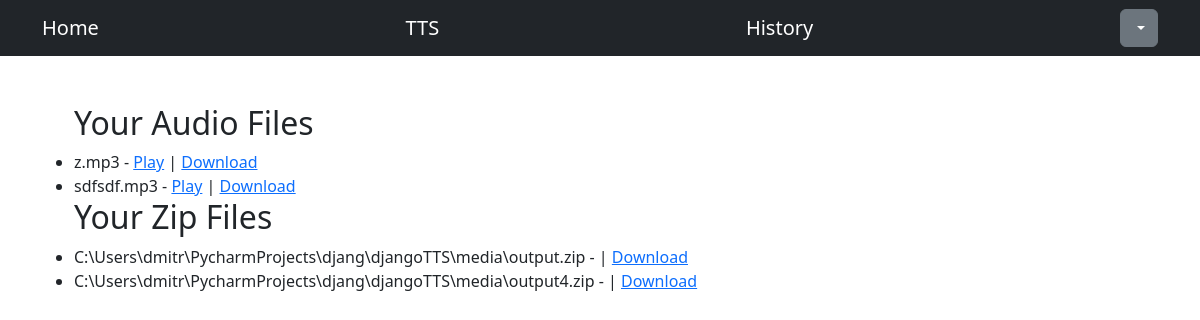
/tts/tts_files (signed in), run on an earlier commit of the app's database.
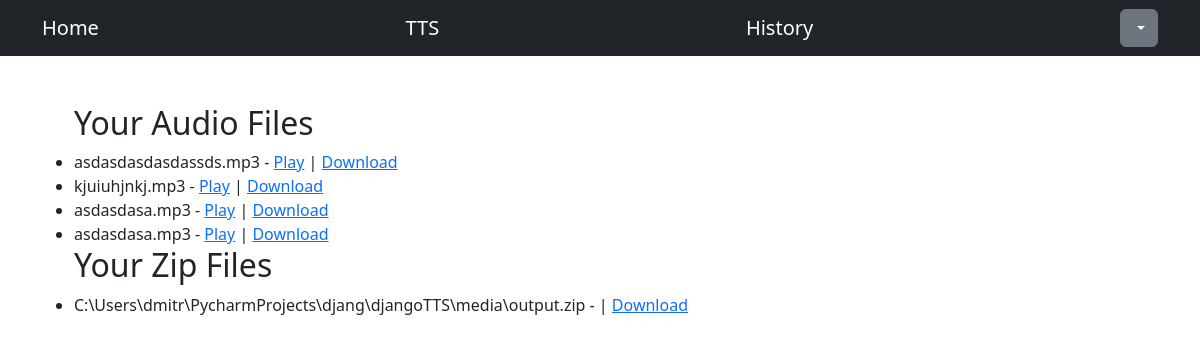
And on a later commit of the database.
### tts/models.py (models this page shows, shortened)
class AudioFile(models.Model):
    user = models.ForeignKey(settings.AUTH_USER_MODEL, on_delete=models.CASCADE)
    text = models.TextField()
    text_file = models.FileField(upload_to='text_files', blank=True, null=True)
    filename = models.CharField(max_length=124, blank=True, null=True)
    audiofile = models.FileField(upload_to='audio_files', blank=True, null=True)
    zipfile = models.FileField(upload_to='zip_files', blank=True, null=True)
    created_at = models.DateTimeField(auto_now_add=True)

### tts/views.py (the view)
# urls.py: path('tts_files', views.TtsFilesView.as_view(), name='tts_files'),
class TtsFilesView(View):
    template_name = 'tts/tts_files.html'
    def get(self, request, *args, **kwargs):
        user_files = AudioFile.objects.filter(user=request.user)
        return render(request, self.template_name, {'user_files': user_files})

### tts/templates/tts/tts_files.html (shortened to what this page needs)
{% extends 'users/base.html' %}
{% load static %}
{% block content %}
  <div class="container mt-5">
    {% if user_files %}
        <ul>
            <h2>Your Audio Files</h2>
            {% for audio_file in user_files %}
            {% if audio_file.audiofile.name %}
                <li>
                    {{ audio_file.audiofile.name }} -
                    <a href="{{ audio_file.audiofile.url }}" target="_blank">Play</a> |
                    <a href="{{ audio_file.audiofile.url }}" download>Download</a>
                </li>
            {% endif %}
            {% endfor %}
            <h2>Your Zip Files</h2>
            {% for zip_files in user_files %}
            {% if zip_files.zipfile %}
            <li>
                    {{ zip_files.zipfile.name}} - |
                    <a href="{{ zip_files.zipfile.url }}" download>Download</a>
                </li>
            {% endif %}
            {% endfor %}
        </ul>
    {% else %}
        <p>No text-to-speech files available.</p>
    {% endif %}
  </div>
{% endblock %}

What changed in the data, as far as the page shows it:
removed AudioFile: audiofile.name "z.mp3", shown under "Your Audio Files"
removed AudioFile: audiofile.name "sdfsdf.mp3", shown under "Your Audio Files"
removed AudioFile: zipfile.name "C:\\Users\\dmitr\\PycharmProjects\\djang\\djangoTTS\\media\\output4.zip", shown under "Your Zip Files"
added AudioFile: audiofile.name "asdasdasdasdassds.mp3", shown under "Your Audio Files"
added AudioFile: audiofile.name "kjuiuhjnkj.mp3", shown under "Your Audio Files"
added AudioFile: audiofile.name "asdasdasa.mp3", shown under "Your Audio Files"
added AudioFile: audiofile.name "asdasdasa.mp3", shown under "Your Audio Files"
